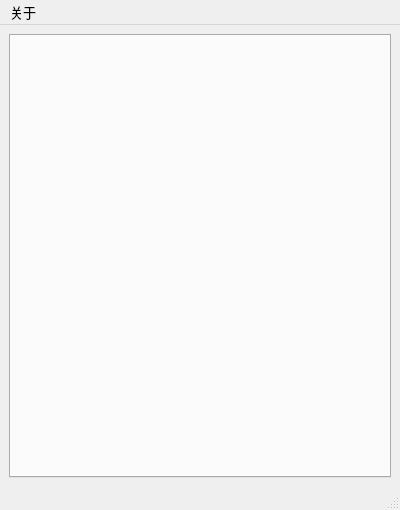
<?xml version="1.0" encoding="UTF-8"?>
<ui version="4.0">
 <class>MainWindow</class>
 <widget class="QMainWindow" name="MainWindow">
  <property name="geometry">
   <rect>
    <x>0</x>
    <y>0</y>
    <width>400</width>
    <height>510</height>
   </rect>
  </property>
  <property name="font">
   <font>
    <family>等线</family>
    <pointsize>10</pointsize>
   </font>
  </property>
  <property name="acceptDrops">
   <bool>true</bool>
  </property>
  <property name="windowTitle">
   <string>PerryBox</string>
  </property>
  <widget class="QWidget" name="centralwidget">
   <layout class="QVBoxLayout" name="verticalLayout_2">
    <item>
     <widget class="QTabWidget" name="tabWidget">
      <property name="font">
       <font>
        <family>等线</family>
        <pointsize>10</pointsize>
       </font>
      </property>
      <property name="currentIndex">
       <number>-1</number>
      </property>
     </widget>
    </item>
   </layout>
  </widget>
  <widget class="QMenuBar" name="menubar">
   <property name="geometry">
    <rect>
     <x>0</x>
     <y>0</y>
     <width>400</width>
     <height>23</height>
    </rect>
   </property>
   <widget class="QMenu" name="menu">
    <property name="title">
     <string>关于</string>
    </property>
    <addaction name="actionUpdateInfo"/>
   </widget>
   <addaction name="menu"/>
  </widget>
  <widget class="QStatusBar" name="statusbar"/>
  <action name="actionUpdateInfo">
   <property name="text">
    <string>更新信息</string>
   </property>
   <property name="font">
    <font>
     <family>Agency FB</family>
     <pointsize>10</pointsize>
    </font>
   </property>
  </action>
 </widget>
 <resources/>
 <connections/>
</ui>
